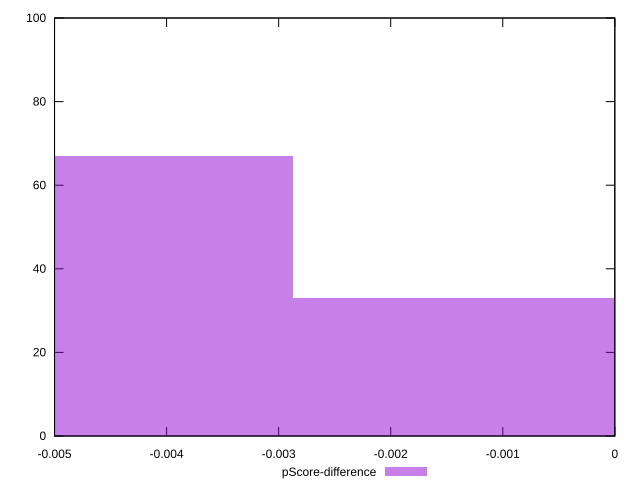

Source code (gnuplot):
reset

$pScoreDifference <<EOF
-0.005735075325632014 67
0 33
EOF

set key outside below
set boxwidth 0.005735075325632014
set xrange [-0.0050000000000000044:0]
set yrange [0:100]
set trange [0:100]
set style fill transparent solid 0.5 noborder
set terminal svg size 640, 490 enhanced background rgb 'white'
set output "reports/report_00033_2021-03-01T14-23-16.841Z/unminified-javascript/samples/astro/pScore-difference/histogram.svg"

plot $pScoreDifference title "pScore-difference" with boxes

reset
